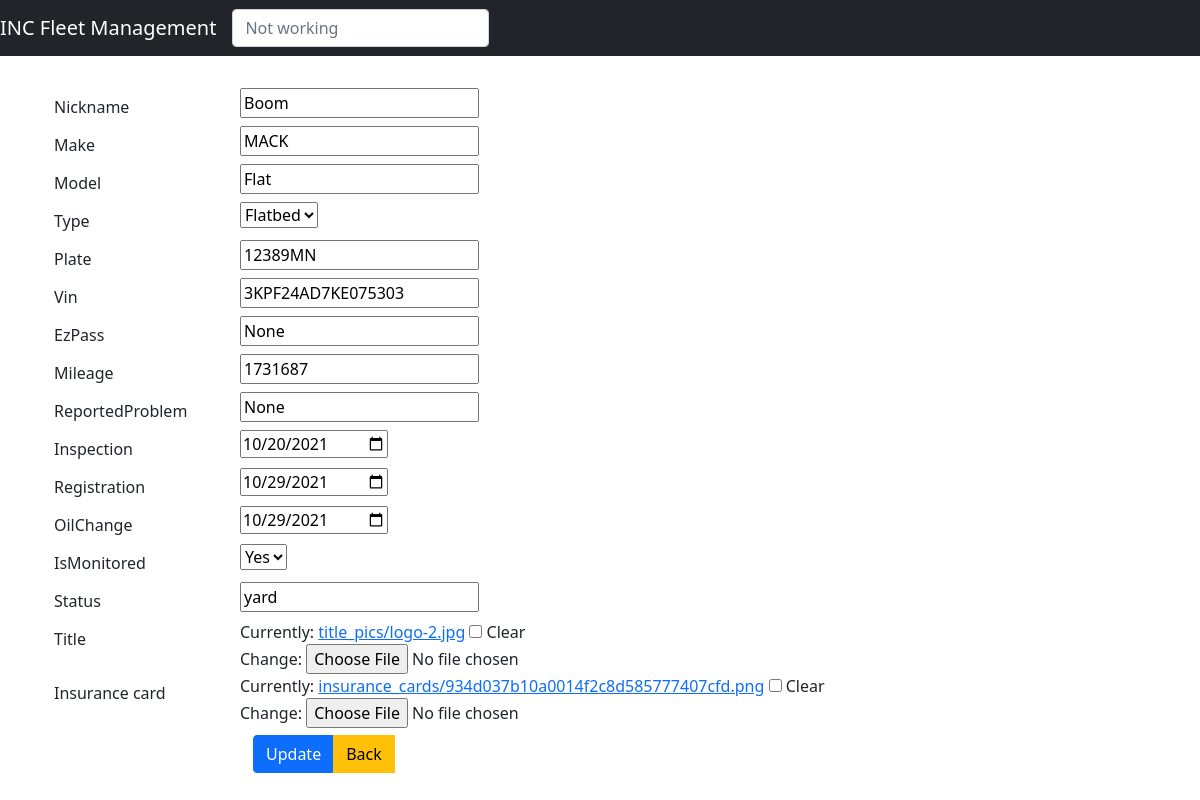
Page /Inventory/editTrucks/2 on the committed database.
### Inventory/models.py (models this page shows, shortened)
class trucks(models.Model):
    TYPE_CHOICES = (('Sedan', 'Sedan'), ('Pickup', 'Pickup'), ('SUV', 'SUV'), ('Flatbed', 'Flatbed'))
    MON_CHOICES = (('Yes', 'Yes'), ('No', 'No'))
    nickname = models.CharField(blank=False, null=True, default=None, max_length=80)
    make = models.CharField(blank=False, null=True, default=None, max_length=80)
    model = models.CharField(blank=False, null=True, default=None, max_length=80)
    type = models.CharField(blank=False, null=True, choices=TYPE_CHOICES, default=None, max_length=80)
    plate = models.CharField(blank=False, null=True, default=None, max_length=80)
    vin = models.CharField(blank=False, null=True, default=None, max_length=80)
    ezPass = models.CharField(blank=False, null=True, default=None, max_length=80)
    mileage = models.CharField(blank=False, null=True, default=None, max_length=80)
    reportedProblem = models.CharField(blank=False, null=True, default=None, max_length=80)
    inspection = models.DateField(blank=False, null=True, default=None)
    registration = models.DateField(blank=False, null=True, default=None)
    oilChange = models.DateField(blank=False, null=True, default=None)
    isMonitored = models.CharField(blank=False, null=True, choices=MON_CHOICES, default=None, max_length=80)
    status = models.CharField(blank=False, null=True, default=None, max_length=80)
    title = models.ImageField(null=True, blank=True, upload_to='title_pics/')
    insurance_card = models.ImageField(null=True, blank=True, upload_to='insurance_cards/')

### Inventory/views.py (the view)
# urls.py: path('editTrucks/<int:pk>', views.editTrucks, name='editTrucks'),
def editTrucks(request, pk):
    item = get_object_or_404(trucks, pk=pk)
    if request.method == "POST":
        form = trucksForms(request.POST or None, request.FILES or None, instance=item)
        data = request.POST
        if form.is_valid():
            try:
                truck = trucks.objects.get(vin=data['vin'])
                truck.nickname = data['nickname']
                truck.make = data['make']
                truck.model = data['model']
                truck.type = data['type']
                truck.plate = data['plate']
                truck.ezPass = data['ezPass']
                truck.mileage = data['mileage']
                truck.reportedProblem = data['reportedProblem']
                truck.inspection = convert_date(data['inspection'])
                truck.registration = convert_date(data['registration'])
                truck.oilChange = data['oilChange']
                truck.isMonitored = data['isMonitored']
                truck.status = data['status']
                truck.title = request.FILES['title']
                truck.insurance_card = request.FILES['insurance_card']
                truck.save()
            except FileNotFoundError:
                truck_info = trucks(
                    nickname=data['nickname'],
                    make=data['make'],
                    model=data['model'],
                    type=data['type'],
                    plate=data['plate'],
                    vin=data['vin'],
                    ezPass=data['ezPass'],
                    mileage=data['mileage'],
                    reportedProblem=data['reportedProblem'],
                    inspection=convert_date(data['inspection']),
                    registration=convert_date(data['registration']),
                    oilChange=data['oilChange'],
                    isMonitored=data['isMonitored'],
                    status=data['status'],
                    title=request.FILES['title'],
                    insurance_card=request.FILES['insurance_card']
                )
                truck_info.save()
            return redirect('index')
    else:
        form = trucksForms(instance=item)
        return render(request, 'Inventory/edit_items.html', {'form': form})

### Inventory/forms.py
class trucksForms(forms.ModelForm):
    class Meta:
        model = trucks
        fields = "__all__"
        widgets = {
            'registration': forms.DateInput(attrs={'placeholder': 'Select Date', 'type': 'date'}),
            'inspection': forms.DateInput(attrs={'placeholder': 'Select Date', 'type': 'date'}),
            'oilChange': forms.DateInput(attrs={'placeholder': 'Select Date', 'type': 'date'}),
        }

### Inventory/templates/Inventory/edit_items.html (shortened to what this page needs)
{% extends 'Inventory/base.html' %}
{% block body %}
<div class="container">
    <form method="POST" enctype="multipart/form-data">
        {% for field in form %}
        <div class="form-group row">
            <label for="id_{{ field.name }}" class="col-2 col-form-label">{{ field.label }}</label>
            <div class="col-10">
                {{ field }}
            </div>
        </div>
        {% endfor %}
        <div class="form-group row">
            <div class="offset-sm-2 col-sm-6">
                <div class="btn btn-group">
                    <button type="submit" class="btn btn-primary">Update</button>
                    <a href="{% url 'index' %}" class="btn btn-warning btn-primary" role="button" aria-pressed="true">Back</a>
                </div>
    </form>
</div>
{% endblock %}

### rows in the picture
trucks: form "Boom" "MACK" "Flat" "Flatbed" "12389MN" "3KPF24AD7KE075303" "None" "1731687" "None" "10/20/2021" "10/29/2021" "10/29/2021" "Yes" "yard"

### other values in the picture
{{ field.label }} "Nickname" "Make" "Model" "Type" "Plate" "Vin" "EzPass" "Mileage" "ReportedProblem" "Inspection" "Registration" "OilChange" "IsMonitored" "Status" "Title" "Insurance card"
